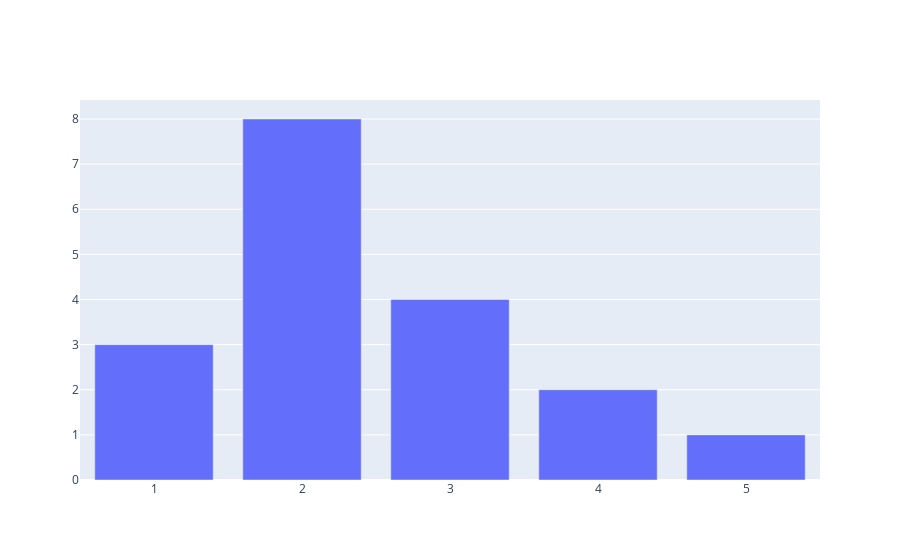

The cell this chart's notebook holds for it:
### Code cell
fig=go.Figure()
fig.add_trace(go.Bar(x=[1,2,3,4,5],y=[3,8,4,2,1]))

### Figure 1 — Plotly figure (JSON) as saved in the notebook; plotly's stock layout.template omitted (floating-point values rounded to 4 significant figures)
{"data": [{"type": "bar", "x": [1, 2, 3, 4, 5], "y": [3, 8, 4, 2, 1]}], "layout": {"autosize": true, "xaxis": {"autorange": true, "range": [0.5, 5.5], "type": "linear"}, "yaxis": {"autorange": true, "range": [0, 8.421], "type": "linear"}}}
